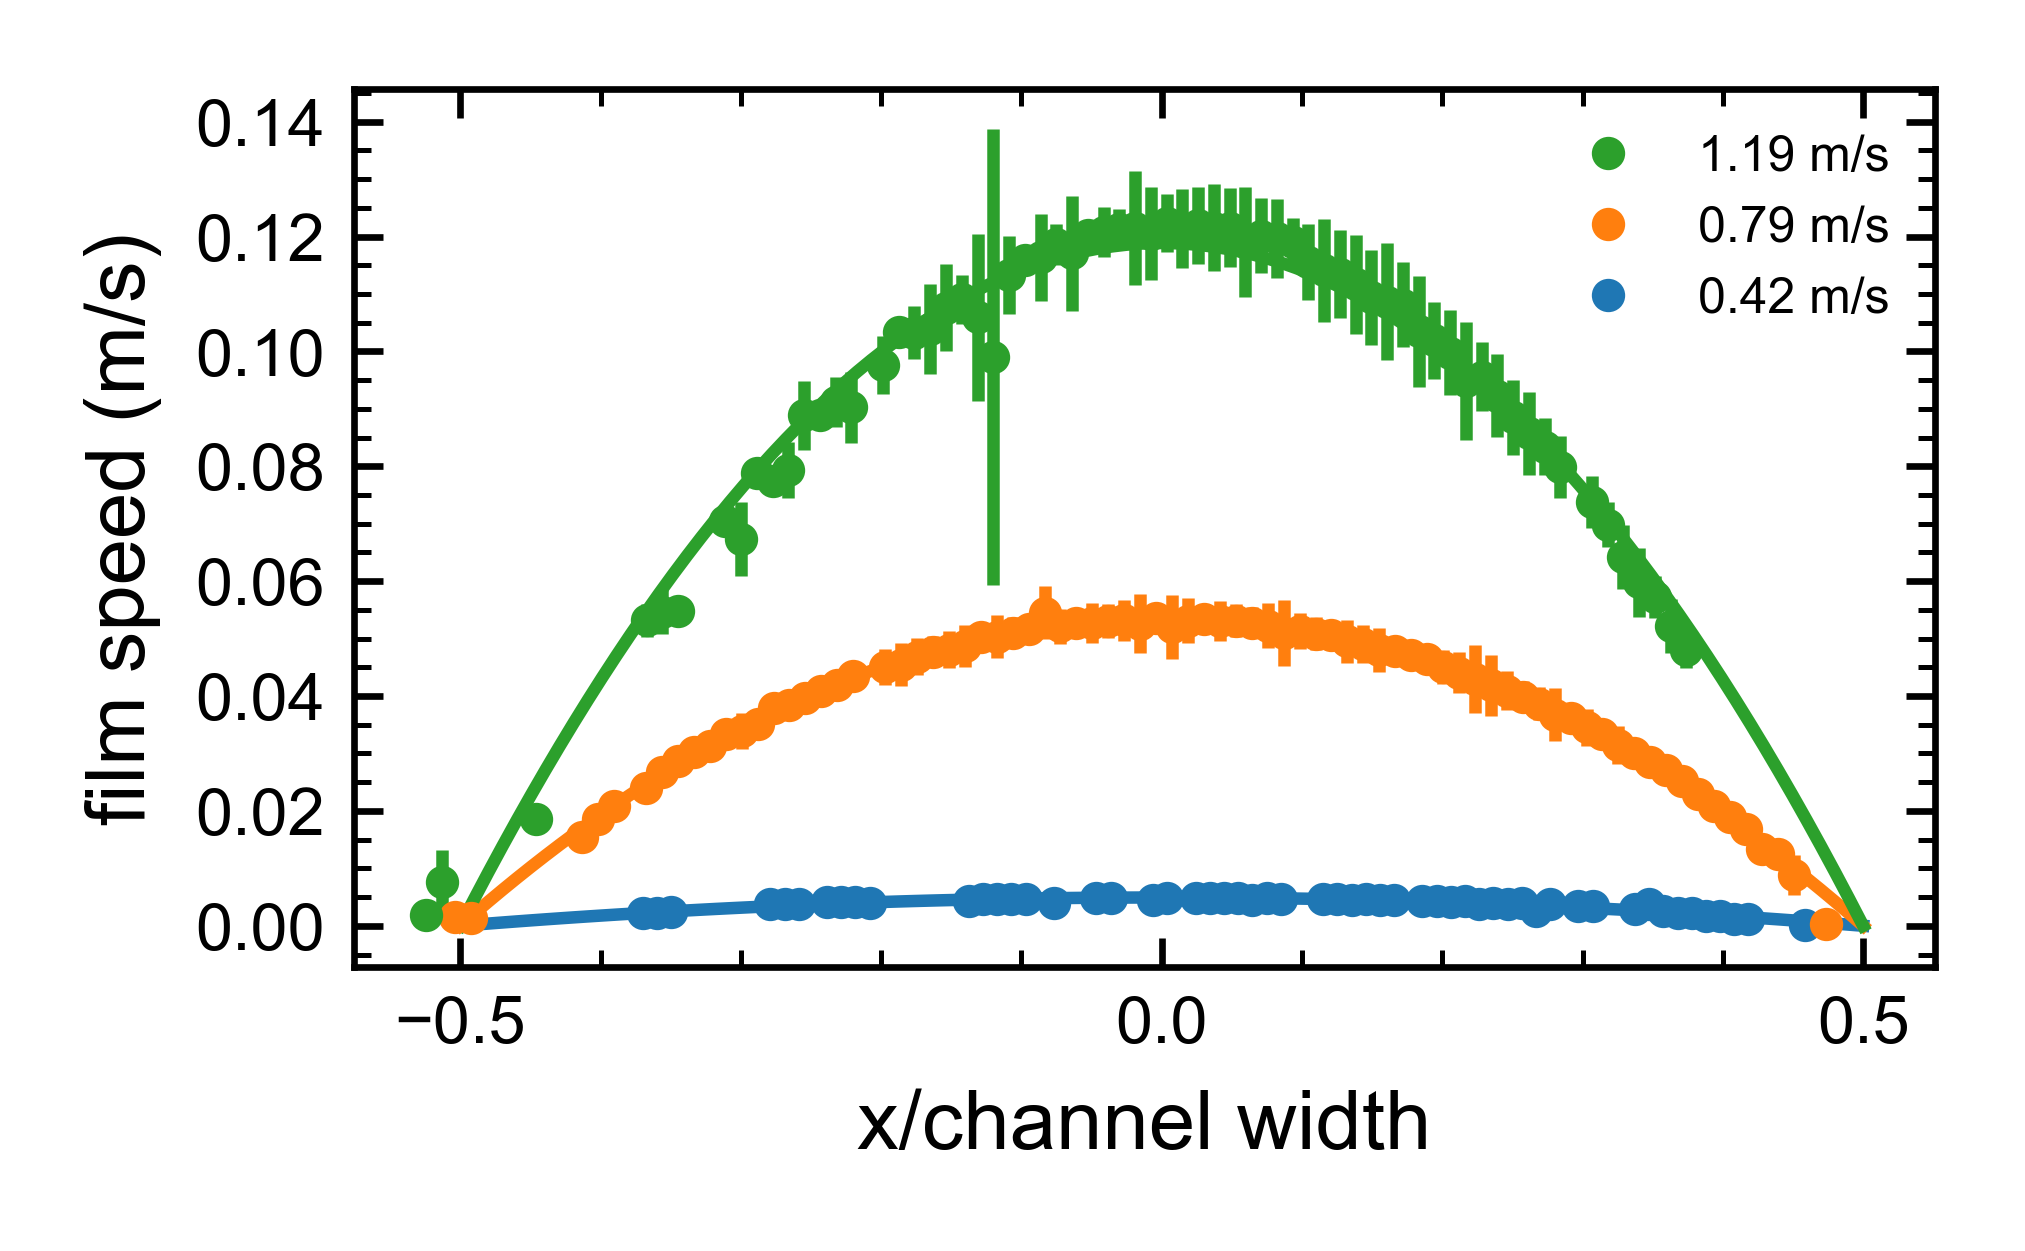

Python code for this plot:
import matplotlib as mpl
#mpl.use('Agg')
import matplotlib.pyplot as plt
from mpl_toolkits.mplot3d import axes3d, Axes3D #<-- Note the capitalization!
from scipy.interpolate import interp1d
from scipy.interpolate import griddata
import matplotlib.ticker as plticker
import matplotlib.ticker as ticker
import os.path as osp
from mpl_toolkits.axes_grid1.inset_locator import inset_axes
from scipy.optimize import brenth


# Optionally, tweak styles.
import numpy as np
import pandas as pd
from pandas import DataFrame, Series  # for convenience
import glob
import re
from scipy.interpolate import RegularGridInterpolator as rgi
import peakutils as pk
from peakutils import plot as pplot
import matplotlib.gridspec as gridspec
import matplotlib.ticker as ticker
from scipy import stats
from scipy import interpolate
import numpy.polynomial.polynomial as poly
import os as os
#plt.ion()
data = pd.read_csv('/mnt/d/race/EvanData/05JUL2017/Film1/1.270/t1valuematrix.csv')
root ='/mnt/d/race/EvanData/05JUL2017/Film1'
dirlist = [item for item in os.listdir(root) if os.path.isdir(os.path.join(root,item))]

mmperpixel=.0041033
framerate=[500,2000,3000] #this are just inputted by hand for the velocities chosen

def slpmTomps(v):
    rT = 293.15
    rP = 12.16
    LPM = v*rT/273.15*14.696/rP
    m3Ps = LPM*.001/60
    #area = 3.78*3.47*10**-6
    inletArea = 7.06*10**-6
    mPs = m3Ps/inletArea
    return mPs
#take 4 entries equally space from list
fdirlist = [float(x) for x in dirlist]
es = np.linspace(min(fdirlist),max(fdirlist),3)
names =[dirlist[np.abs(np.array(fdirlist-x)).argmin()] for x in es]
bigD = {}
frameRateList ={}
for i,name in enumerate(names):
    frameRateList[name] = framerate[i]
    
    temp = pd.read_csv(root+'/'+name+'/t1valuematrix.csv')
    bigD[name] = temp
#choose bin size for pixel averaging

binSize = 10

pltdata={}
for name,data in bigD.items():
    data['xbin']=data['x'].apply(lambda x: int(round(x/binSize,0)*binSize))

    dataBinned = data.groupby('xbin',as_index=False)
    temp = dataBinned.agg({'dr':['mean','std','count']})
    temp.columns=temp.columns.get_level_values(0)
    temp.columns=['xbin','dr','std','n']
    temp['v'] = temp['dr']*mmperpixel*frameRateList[name]
    temp['error'] = temp['std']/np.sqrt(temp['n'])
    temp['error'] = temp['std']*mmperpixel*frameRateList[name]

    coeffs = poly.polyfit(temp['xbin'],temp['v'],2)
    r = poly.polyroots(coeffs)
    middle = (np.diff(r)/2+r[0])[0]
    norm = abs(r-middle).mean()
    temp['xNorm'] = temp['xbin'].apply(lambda x: (x-middle)/norm)
    pltdata[name] = temp

#xhalf = (pltdata['xbin'].max-pltdata['xbin'].min)/2
#pltdata['xNorm'] = pltdata['xbin'].apply(lambda x: (x-(pltdata['xbin'].max-pltdata['xbin']

with plt.style.context('prl'):
    fig,ax=plt.subplots()
    for name,data in pltdata.items():
        line=ax.errorbar(data['xNorm']/2.,data['v']*10**(-3),yerr=data['error']*10**(-3),fmt='.',label="{:03.2f} m/s".format(slpmTomps((float(name)-1.116)*5/4)))
        coeffs = poly.polyfit(data['xNorm'],data['v'],2)
        r = poly.polyroots(coeffs)
        x_new = np.linspace(*r,100)
        ffit = poly.polyval(x_new,coeffs)
        ax.plot(x_new/2,ffit*10**(-3),color=line[0].get_color())

    ax.xaxis.set_major_locator(ticker.MultipleLocator(.5))
    ax.xaxis.set_minor_locator(ticker.MultipleLocator(.10))
    ax.yaxis.set_major_locator(ticker.MultipleLocator(20*10**(-3)))
    ax.yaxis.set_minor_locator(ticker.MultipleLocator(5*10**(-3)))
    ax.yaxis.set_ticks_position('both')
    ax.xaxis.set_ticks_position('both')
    #ax.set_ylim([0,12])
    ax.tick_params(axis='both',which='both',direction='in')
    ax.set_xlabel(r'x/channel width')
    ax.set_ylabel(r'film speed (m/s)')
    handles,labels = ax.get_legend_handles_labels()
    handles = [h[0] if isinstance(h, mpl.container.ErrorbarContainer) else h for h in handles]

    ax.legend(handles[::-1],labels[::-1],loc='best',fontsize=6,frameon=False)
    fig.tight_layout()
    fig.savefig('velocitymap.svg',bbox_inches='tight')
    fig.savefig('velocitymap.png',dpi=600)
    
plt.show()
